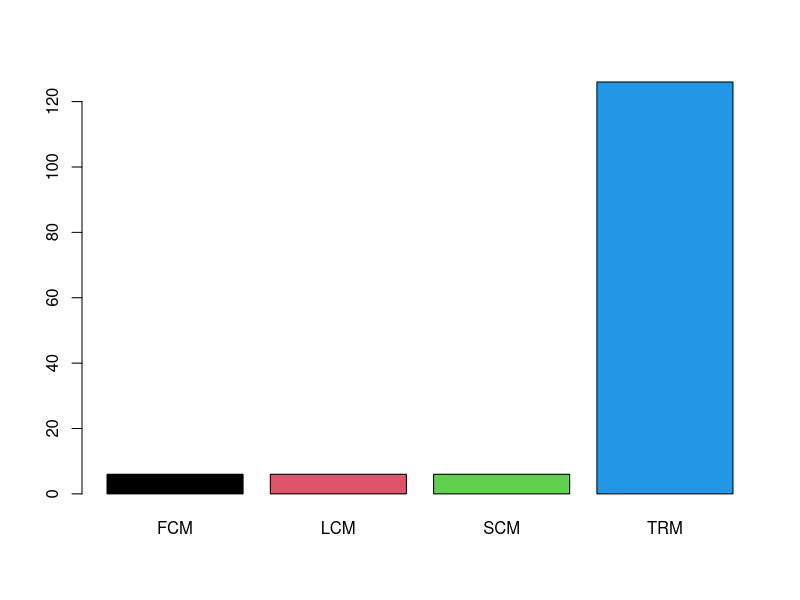

The R source for this figure:
## ---- chunk 1
knitr::opts_chunk$set(echo = TRUE)
## ---- chunk 2
getwd()
## ---- chunk 3
ddt <- read.csv("DDT.csv")
head(ddt)
## ---- chunk 4
ddt <- read.csv("DDT.csv")
names(ddt)
## ---- chunk 5
ddt<- read.csv("DDT.csv")
summary(ddt)

with(ddt, ddt[RIVER == "SCM" & DDT > 4.0,])
## ---- chunk 6
tab = table(ddt$RIVER)
print(tab)

barplot(tab, col=1:4)
